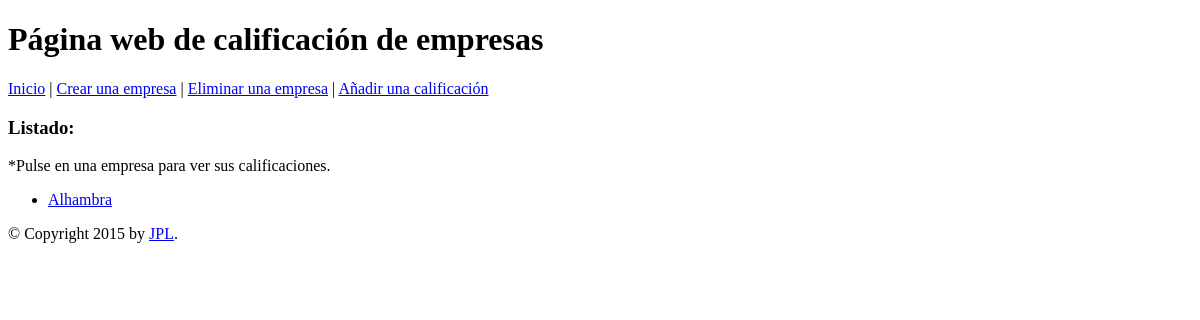
The app's page /, older data.
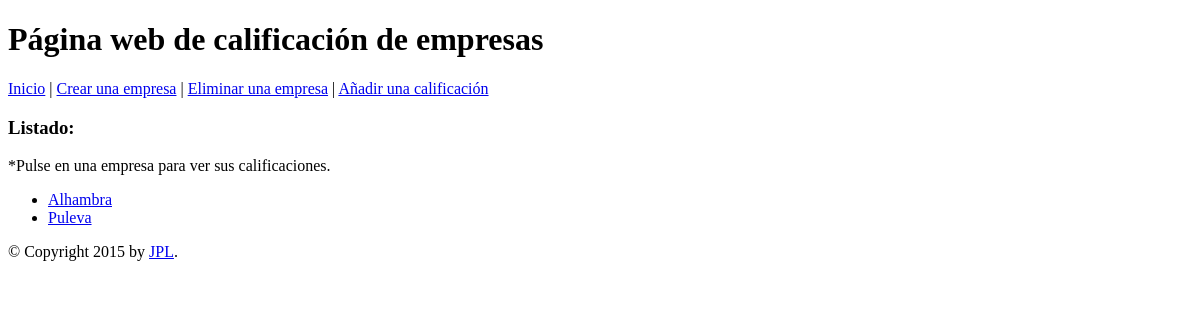
The same page, newer data.
### app/models.py (models this page shows, shortened)
class Empresa(models.Model):
	nombre = models.CharField(max_length=100)
	ciudad = models.CharField(max_length=50)
	sector = models.CharField(max_length=200)

### app/views.py (the view)
# urls.py: url(r'^$', views.index, name='index'),
def index(request):
	lista_empresas = Empresa.objects.order_by('nombre')
	context = { 'lista_empresas' : lista_empresas }
	return render(request, 'app/index.html', context)

### app/templates/app/index.html
{% extends "app/base.html" %}
{% block content %}
	<h3>Listado:</h3>
	*Pulse en una empresa para ver sus calificaciones.
	{% if lista_empresas %}
		<ul>
		{% for empresa in lista_empresas %}
		    <li><a href="{% url 'calificaciones' empresa.id %}">{{ empresa.nombre }}</a></li>
		{% endfor %}
		</ul>
	{% else %}
		<p>No hay empresas guardadas.</p>
	{% endif %}
{% endblock %}

Row changes from the older to the newer data that the page shows:
added Empresa: nombre "Puleva"
